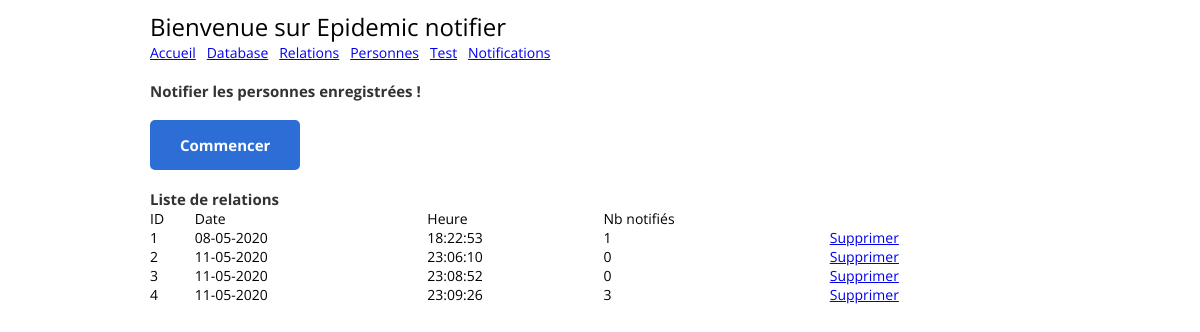
The page /notifications on the database as committed earlier.
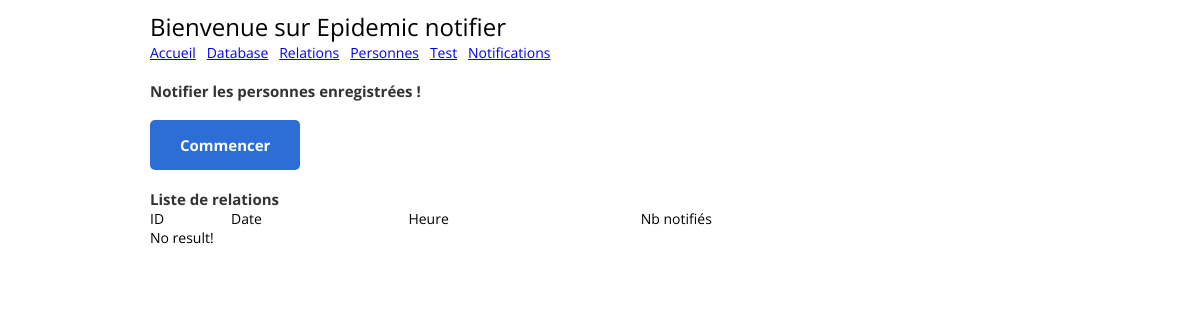
The same page on the database as committed later.
### tables this page shows
CREATE TABLE notifications (
            id integer PRIMARY KEY,
            date_ string,
            heure_ string
            );

### app.py (the view)
@app.route("/notifications")
def home_notification():
    notifications = PNotification().get_notification_pnotifications() #Notification().get_all()
    return render_template("/notification.html", notifications=notifications)

### treatment/db/notification.py (called while the page is built)
    def get_all(self):
        self.cur.execute("SELECT  * FROM notifications ORDER BY id ASC")
        rows = self.cur.fetchall()
        return [RNotification(row[0], row[1], row[2]) for row in rows]

### treatment/db/personne_notification.py (called while the page is built)
    def get_notification_nb_pnotification(self, notification_id):
        r = "SELECT COUNT(*) FROM personne_notifications WHERE notification_id={}".format(notification_id) #?"
        self.cur.execute(r)#, str(notification_id))
        row = self.cur.fetchone()
        return row[0]

    def get_notification_pnotifications(self, notification_id=None):
        notifications = Notification().get_all() if notification_id is None else [Notification().get_one(notification_id)]
        n_dict = []
        for n in notifications:
            n_pn = RPNNotification(n.id, n.date_, n.heure_, self.get_notification_nb_pnotification(n.id))
            n_dict.append(n_pn)
        return n_dict

### templates/notification.html (shortened to what this page needs)
<!DOCTYPE html>
<html>
  <head>
    {% include 'inc/header.html' %}
  </head>
  <body>
    <div class="page-wrapper bg-dark p-t-100 p-b-50">
      <div class="wrapper wrapper--w900">
          <div class="card card-6">
            <div class="card-heading">
              {% include 'inc/header_menu.html' %}
            </div>
            <div class="card-body">
              <div class="label-row">Notifier les personnes enregistrées !</div>
            </div>
          </div>
          <br/>
          <div class="card-footer">
            <form action="/db" method="POST">
              <button class="btn btn--radius-2 btn--blue-2" id="btnnotif" name="btnnotif" type="button">Commencer</button>
            </form>
          </div>
          <br/>
          <div class="card card-6">
            <div class="card-body">
              <div class="label-row">Liste de relations</div>
              <table width="100%">
                <thead>
                  <td>ID</td>
                  <td>Date</td>
                  <td>Heure</td>
                  <td>Nb notifiés</td>
                  <td></td>
                </thead>
                <tbody>
                  {% if notifications %}
                    {% for n in notifications %}
                      <tr>
                        <td>{{ n.id }}</td>
                        <td>{{ n.date_ }}</td>
                        <td>{{ n.heure_ }}</td>
                        <td>{{ n.nb_notifies }}</td>
                        <td><a href="javascript:;" onclick="javascript:confirm_delete('notifications/delete/{{ n.id }}');">Supprimer</a></td>
                      </tr>
                    {% endfor %}
                  {% else %}
                    <tr><td colspan="5">No result!</td></tr>
                  {% endif %}
                </tbody>
              </table>
            </div>
          </div>
        </div>
      </div>
  </body>
</html>

### templates/inc/header.html (shortened to what this page needs)
    <link rel="stylesheet" href="https://ajax.googleapis.com/ajax/libs/jqueryui/1.12.1/themes/smoothness/jquery-ui.css">
    <link href="{{ url_for('static', filename='css/main.css') }}" rel="stylesheet" media="all">

### templates/inc/header_menu.html
<h3>Bienvenue sur Epidemic notifier</h3>
    <div>
		<a href="/">Accueil</a>&nbsp;&nbsp;
        <a href="/db">Database</a>&nbsp;&nbsp;
        <a href="/relations">Relations</a>&nbsp;&nbsp;
        <a href="/personnes">Personnes</a>&nbsp;&nbsp;
        <a href="/tests">Test</a>&nbsp;&nbsp;
        <a href="/notifications">Notifications</a>&nbsp;&nbsp;
    </div>
    <br/>

### static/css/main.css (style rules this page uses)
.label-row { color: #333; font-size: 15px; font-weight: 700; }
html { -webkit-box-sizing: border-box; -moz-box-sizing: border-box; box-sizing: border-box; }
* { padding: 0; margin: 0; }
*, *:before, *:after { -webkit-box-sizing: inherit; -moz-box-sizing: inherit; box-sizing: inherit; }
body, h1, h2, h3, h4, h5, h6, blockquote, p, pre, dl, dd, ol, ul, figure, hr, fieldset, legend { margin: 0; padding: 0; }
table { border-collapse: collapse; border-spacing: 0; }
button { outline: none; background: none; border: none; }
.page-wrapper { min-height: 100vh; }
body { font-family: "Open Sans", "Arial", "Helvetica Neue", sans-serif; font-weight: 400; font-size: 14px; }
h1, h2, h3, h4, h5, h6 { font-weight: 400; }
h3 { font-size: 24px; }
.p-t-100 { padding-top: 10px; }
.p-b-50 { padding-bottom: 50px; }
.wrapper { margin: 0 auto; }
.wrapper--w900 { max-width: 900px; }
.btn { display: inline-block; line-height: 50px; padding: 0 30px; -webkit-transition: all 0.4s ease; -o-transition: all 0.4s ease; -moz-transition: all 0.4s ease; transition: all 0.4s ease; cursor: pointer; font-size: 15px; text-transform: capitalize; font-weight: 700; color: #fff; font-family: inherit; }
.btn--radius-2 { -webkit-border-radius: 5px; -moz-border-radius: 5px; border-radius: 5px; }
.btn--blue-2 { background: #2c6ed5; }
.card { -webkit-border-radius: 3px; -moz-border-radius: 3px; border-radius: 3px; background: #fff; }
.card-6 { background: transparent; }
.card-6 .card-heading { background: transparent; }
.card-6 .card-body { background: #fff; position: relative; border-bottom: none; padding-bottom: 0; -webkit-border-top-left-radius: 3px; -moz-border-radius-topleft: 3px; border-top-left-radius: 3px; -webkit-border-top-right-radius: 3px; -moz-border-radius-topright: 3px; border-top-right-radius: 3px; }
.card-6 .card-body:before { bottom: 100%; left: 75px; border: solid transparent; content: ""; height: 0; width: 0; position: absolute; pointer-events: none; border-color: rgba(255, 255, 255, 0); border-bottom-color: #fff; border-width: 10px; }

Rows that differ between the two databases and show on the page:
removed notifications: id "1", date_ "08-05-2020", heure_ "18:22:53", nb_notifies "1"
removed notifications: id "2", date_ "11-05-2020", heure_ "23:06:10", nb_notifies "0"
removed notifications: id "3", date_ "11-05-2020", heure_ "23:08:52", nb_notifies "0"
removed notifications: id "4", date_ "11-05-2020", heure_ "23:09:26", nb_notifies "3"
Other text that changed with them:
text now shown: "No result!"
